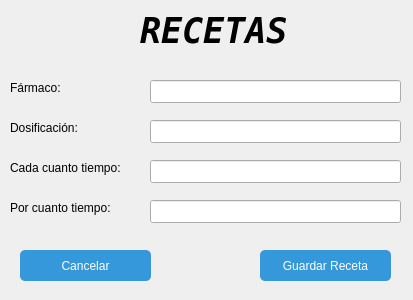
<?xml version="1.0" encoding="UTF-8"?>
<ui version="4.0">
 <class>RecetaDialog</class>
 <widget class="QDialog" name="RecetaDialog">
  <property name="geometry">
   <rect>
    <x>0</x>
    <y>0</y>
    <width>413</width>
    <height>300</height>
   </rect>
  </property>
  <property name="windowTitle">
   <string>RECETAS</string>
  </property>
  <property name="styleSheet">
   <string notr="true"/>
  </property>
  <widget class="QLabel" name="cantidad_famaco_label">
   <property name="geometry">
    <rect>
     <x>10</x>
     <y>120</y>
     <width>134</width>
     <height>15</height>
    </rect>
   </property>
   <property name="text">
    <string>Dosificación:</string>
   </property>
  </widget>
  <widget class="QLabel" name="tipo_farmaco_label">
   <property name="geometry">
    <rect>
     <x>10</x>
     <y>80</y>
     <width>102</width>
     <height>15</height>
    </rect>
   </property>
   <property name="text">
    <string>Fármaco:</string>
   </property>
  </widget>
  <widget class="QLineEdit" name="cada_cuanto_lineEdit">
   <property name="geometry">
    <rect>
     <x>150</x>
     <y>160</y>
     <width>251</width>
     <height>23</height>
    </rect>
   </property>
  </widget>
  <widget class="QLabel" name="por_cuanto_label">
   <property name="geometry">
    <rect>
     <x>10</x>
     <y>200</y>
     <width>114</width>
     <height>15</height>
    </rect>
   </property>
   <property name="text">
    <string>Por cuanto tiempo:</string>
   </property>
  </widget>
  <widget class="QLineEdit" name="tipo_farmaco_lineEdit">
   <property name="geometry">
    <rect>
     <x>150</x>
     <y>80</y>
     <width>251</width>
     <height>23</height>
    </rect>
   </property>
  </widget>
  <widget class="QLineEdit" name="por_cuanto_lineEdit">
   <property name="geometry">
    <rect>
     <x>150</x>
     <y>200</y>
     <width>251</width>
     <height>23</height>
    </rect>
   </property>
  </widget>
  <widget class="QLabel" name="title_label">
   <property name="geometry">
    <rect>
     <x>140</x>
     <y>10</y>
     <width>158</width>
     <height>42</height>
    </rect>
   </property>
   <property name="font">
    <font>
     <family>DejaVu Sans Mono</family>
     <weight>75</weight>
     <italic>true</italic>
     <bold>true</bold>
    </font>
   </property>
   <property name="text">
    <string>&lt;html&gt;&lt;head/&gt;&lt;body&gt;&lt;p&gt;&lt;span style=&quot; font-size:26pt;&quot;&gt;RECETAS&lt;/span&gt;&lt;/p&gt;&lt;/body&gt;&lt;/html&gt;</string>
   </property>
  </widget>
  <widget class="QPushButton" name="boton_guardar_receta">
   <property name="geometry">
    <rect>
     <x>260</x>
     <y>250</y>
     <width>131</width>
     <height>31</height>
    </rect>
   </property>
   <property name="styleSheet">
    <string notr="true">QPushButton {
    background-color: #3498db;
    color: white;
    border-radius: 5px;
    padding: 5px 10px;
}
QPushButton:hover {
    background-color: #2980b9;
}
</string>
   </property>
   <property name="text">
    <string>Guardar Receta</string>
   </property>
  </widget>
  <widget class="QLabel" name="cada_cuanto_label">
   <property name="geometry">
    <rect>
     <x>10</x>
     <y>160</y>
     <width>126</width>
     <height>15</height>
    </rect>
   </property>
   <property name="text">
    <string>Cada cuanto tiempo:</string>
   </property>
  </widget>
  <widget class="QLineEdit" name="cantidad_farmaco_lineEdit">
   <property name="geometry">
    <rect>
     <x>150</x>
     <y>120</y>
     <width>251</width>
     <height>23</height>
    </rect>
   </property>
  </widget>
  <widget class="QPushButton" name="boton_cancelar">
   <property name="geometry">
    <rect>
     <x>20</x>
     <y>250</y>
     <width>131</width>
     <height>31</height>
    </rect>
   </property>
   <property name="styleSheet">
    <string notr="true">QPushButton {
    background-color: #3498db;
    color: white;
    border-radius: 5px;
    padding: 5px 10px;
}
QPushButton:hover {
    background-color: #2980b9;
}
</string>
   </property>
   <property name="text">
    <string>Cancelar</string>
   </property>
  </widget>
  <widget class="QLabel" name="label_background">
   <property name="geometry">
    <rect>
     <x>-10</x>
     <y>-10</y>
     <width>431</width>
     <height>311</height>
    </rect>
   </property>
   <property name="text">
    <string/>
   </property>
   <property name="pixmap">
    <pixmap resource="../IMAGENES/background.qrc">:/imagenes/background_image.jpg</pixmap>
   </property>
   <property name="scaledContents">
    <bool>true</bool>
   </property>
  </widget>
  <zorder>label_background</zorder>
  <zorder>por_cuanto_label</zorder>
  <zorder>por_cuanto_lineEdit</zorder>
  <zorder>cantidad_famaco_label</zorder>
  <zorder>tipo_farmaco_label</zorder>
  <zorder>cada_cuanto_lineEdit</zorder>
  <zorder>tipo_farmaco_lineEdit</zorder>
  <zorder>title_label</zorder>
  <zorder>boton_guardar_receta</zorder>
  <zorder>cada_cuanto_label</zorder>
  <zorder>cantidad_farmaco_lineEdit</zorder>
  <zorder>boton_cancelar</zorder>
 </widget>
 <tabstops>
  <tabstop>tipo_farmaco_lineEdit</tabstop>
  <tabstop>cantidad_farmaco_lineEdit</tabstop>
  <tabstop>cada_cuanto_lineEdit</tabstop>
  <tabstop>por_cuanto_lineEdit</tabstop>
  <tabstop>boton_guardar_receta</tabstop>
 </tabstops>
 <resources>
  <include location="../IMAGENES/background.qrc"/>
 </resources>
 <connections>
  <connection>
   <sender>boton_guardar_receta</sender>
   <signal>clicked()</signal>
   <receiver>RecetaDialog</receiver>
   <slot>guardarReceta()</slot>
   <hints>
    <hint type="sourcelabel">
     <x>340</x>
     <y>280</y>
    </hint>
    <hint type="destinationlabel">
     <x>254</x>
     <y>361</y>
    </hint>
   </hints>
  </connection>
  <connection>
   <sender>boton_cancelar</sender>
   <signal>clicked()</signal>
   <receiver>RecetaDialog</receiver>
   <slot>Cancelar()</slot>
   <hints>
    <hint type="sourcelabel">
     <x>97</x>
     <y>268</y>
    </hint>
    <hint type="destinationlabel">
     <x>98</x>
     <y>321</y>
    </hint>
   </hints>
  </connection>
 </connections>
 <slots>
  <slot>guardarReceta()</slot>
  <slot>Cancelar()</slot>
 </slots>
</ui>
